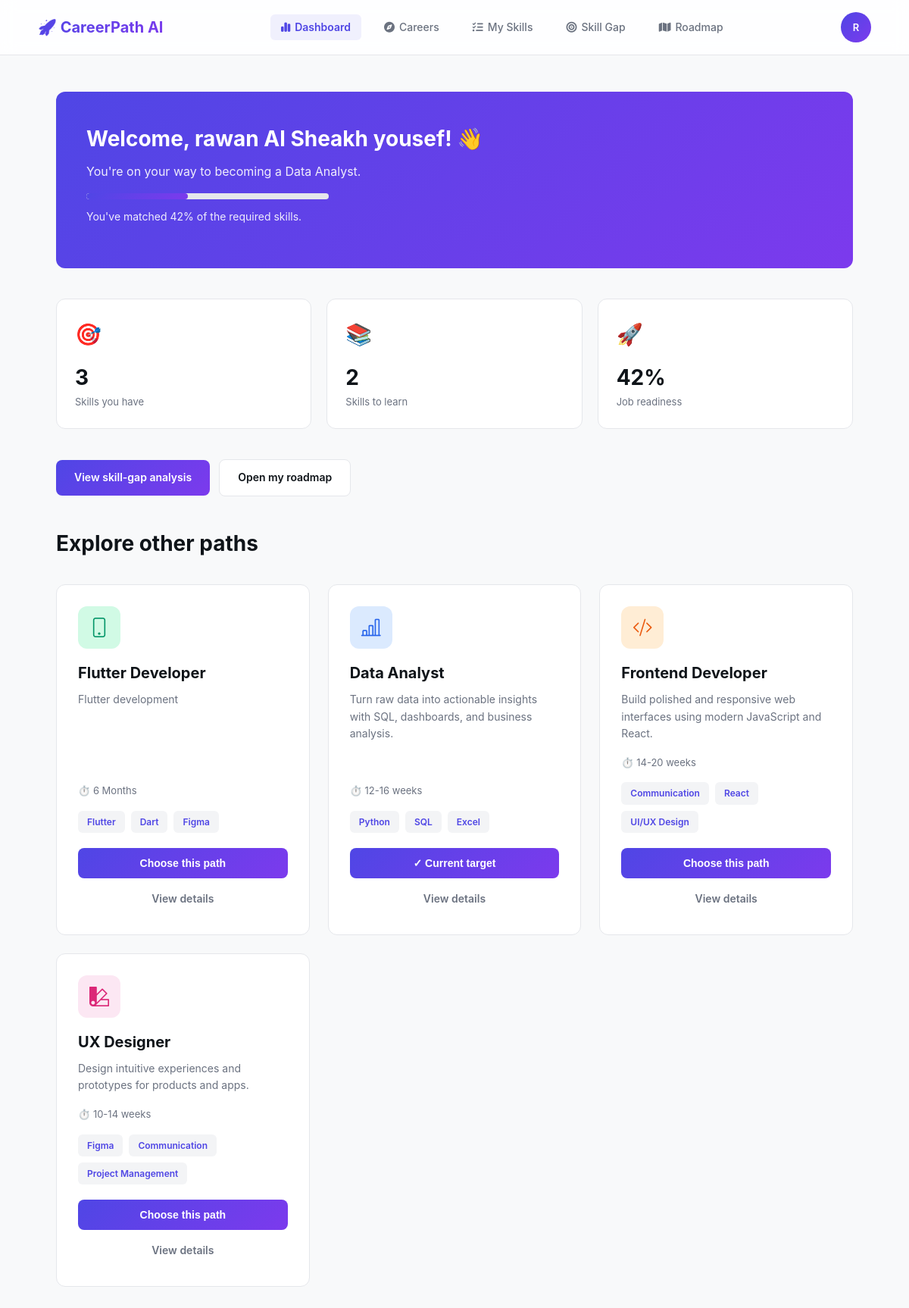
The app's page /dashboard/ (signed in) with its own data.
### accounts/models.py (models this page shows, shortened)
class User(AbstractUser):
    full_name = models.CharField(max_length=150, blank=True, null=True, verbose_name="Full Name")
    email = models.EmailField(unique=True, verbose_name="Email Address")

### careers/models.py (models this page shows, shortened)
class Career(models.Model):
    title           = models.CharField(max_length=150, unique=True)
    description     = models.TextField()
    required_skills = models.ManyToManyField(Skill, through='CareerSkill', related_name='careers')
    estimated_time  = models.CharField(max_length=50, default='6 Months')
    icon = models.CharField(max_length=30, default='bi-briefcase', blank=True)
    icon_color = models.CharField(max_length=10, choices=ICON_COLOR_CHOICES, default='default')

### skills/models.py (models this page shows, shortened)
class Skill(models.Model):
    name = models.CharField(max_length=100, unique=True)
    category = models.CharField(max_length=100, blank=True, null=True) # Technical, Soft Skill

### dashboard/views.py (the view)
# urls.py: path('dashboard/', include('dashboard.urls')),path('roadmap/', include('roadmap.urls')),
@login_required
def dashboard(request):
    user = request.user
    profile_obj, _ = UserProfile.objects.get_or_create(user=user)
    try:
        user_roadmap = UserRoadmap.objects.select_related('career').get(user=user)
        target_career = user_roadmap.career
        readiness     = user_roadmap.readiness_score or 0
    except UserRoadmap.DoesNotExist:
        target_career = None
        readiness     = 0
    matched_count = 0
    missing_count = 0
    if target_career:
        user_skill_names = set(
            UserSkill.objects.filter(user=user).values_list('skill__name', flat=True)
        )
        req_skill_names = set(
            CareerSkill.objects.filter(career=target_career).values_list('skill__name', flat=True)
        )
        matched_count = len(user_skill_names & req_skill_names)
        missing_count = len(req_skill_names - user_skill_names)
    context = {
        'profile':       profile_obj,
        'target_career': target_career,
        'readiness':     readiness,
        'matched_count': matched_count,
        'missing_count': missing_count,
        'careers':       Career.objects.all(),
    }
    return render(request, 'dashboard/dashboard.html', context)

### dashboard/templates/dashboard/dashboard.html (shortened to what this page needs)
{% extends 'dashboard/base.html' %}
{% block content %}
<div class="container">
  <div class="welcome-banner">
    <h1>Welcome, {{ request.user.full_name|default:user.username }}! 👋</h1>
    {% if target_career %}
      <p>You're on your way to becoming a {{ target_career.title }}.</p>
      <div class="progress-bar on-dark" style="max-width:320px;">
        <div class="progress-fill" style="width: {{ readiness }}%;"></div>
      </div>
      <p style="font-size:14px; margin-top:8px;">You've matched {{ readiness }}% of the required skills.</p>
    {% else %}
      <p>Choose a target career below to get your personalized skill-gap analysis and roadmap.</p>
    {% endif %}
  </div>
  {% if target_career %}
  <div class="stats-grid">
    <div class="stat-card">
      <div class="stat-icon">🎯</div>
      <div class="stat-number">{{ matched_count }}</div>
      <div class="stat-label">Skills you have</div>
    </div>
    <div class="stat-card">
      <div class="stat-icon">📚</div>
      <div class="stat-number">{{ missing_count }}</div>
      <div class="stat-label">Skills to learn</div>
    </div>
    <div class="stat-card">
      <div class="stat-icon">🚀</div>
      <div class="stat-number">{{ readiness }}%</div>
      <div class="stat-label">Job readiness</div>
    </div>
  </div>
  <div class="mt-2" style="margin-bottom: 24px; display: flex; gap: 12px; align-items: center;">
    <a href="/analysis/" class="btn-primary">View skill-gap analysis</a>
    <a href="/roadmap/" class="btn-secondary">Open my roadmap</a>
  </div>
  {% endif %}
  <h2 class="section-title">{% if target_career %}Explore other paths{% else %}Choose a career path{% endif %}</h2>
<div class="grid" style="grid-template-columns: repeat(3, 1fr); gap: 24px;">
    {% for career in careers %}
    <div class="career-card">
<div class="career-icon-badge icon-bg-{{ career.icon_color }}">
  <i class="bi {{ career.icon }}"></i>
</div>      <div class="career-title">{{ career.title }}</div>
      <div class="career-desc">{{ career.description|truncatewords:16 }}</div>
      <div class="career-meta">⏱️ {{ career.estimated_time }}</div>
      <div class="skill-tags">
        {% for skill in career.required_skills.all|slice:":3" %}
          <span class="skill-tag">{{ skill.name }}</span>
        {% endfor %}
      </div>
      <form method="post" action="/dashboard/select-career/{{ career.id }}/" class="career-generation-form">
        <button type="submit" class="btn-primary btn-full">
          {% if career == target_career %}✓ Current target{% else %}Choose this path{% endif %}
        </button>
      </form>
      <a href="/careers/{{ career.id }}/" class="btn-ghost btn-full" style="margin-top:8px;">View details</a>
    </div>
    {% empty %}
    <p>No careers yet. Run <code>python manage.py seed_data</code>.</p>
    {% endfor %}
  </div>
</div>
{% endblock %}

### dashboard/templates/dashboard/base.html (shortened to what this page needs)
{% load static %}
<!DOCTYPE html>
<html lang="en">
<head>
  <link rel="stylesheet" href="https://cdn.jsdelivr.net/npm/bootstrap-icons@1.11.3/font/bootstrap-icons.css">
  <link rel="stylesheet" href="https://cdnjs.cloudflare.com/ajax/libs/font-awesome/6.4.0/css/all.min.css">
  <link rel="stylesheet" href="{% static 'css/style.css' %}">
</head>
<body>
  {% if user.is_authenticated %}
  <nav class="navbar">
    <div class="flex-between" style="width: 100%; max-width: 1100px; margin: 0 auto; display: flex; justify-content: space-between; align-items: center; position: relative;">
      <a href="/dashboard/" class="logo">🚀 CareerPath AI</a>
      <div class="nav-links" id="navLinks">
        <a href="/dashboard/" class="{% if request.path == '/dashboard/' or request.path == '/dashboard' %}active{% endif %}">
          <i class="fa-solid fa-chart-simple" style="margin-right: 6px;"></i> Dashboard
        </a>
        <a href="/careers/" class="{% if 'careers' in request.path %}active{% endif %}">
          <i class="fa-solid fa-compass" style="margin-right: 6px;"></i> Careers
        </a>
        <a href="{% url 'skills:manage_skills' %}" class="{% if 'skills' in request.path %}active{% endif %}">
          <i class="fa-solid fa-list-check" style="margin-right: 6px;"></i> My Skills
        </a>
        <a href="/analysis/" class="{% if 'analysis' in request.path %}active{% endif %}">
          <i class="fa-solid fa-bullseye" style="margin-right: 6px;"></i> Skill Gap
        </a>
        <a href="/roadmap/" class="{% if 'roadmap' in request.path %}active{% endif %}">
          <i class="fa-solid fa-map" style="margin-right: 6px;"></i> Roadmap
        </a>
      </div>
      <div class="nav-user" style="display: flex; align-items: center; gap: 16px;">
        <div class="user-menu">
          <button class="avatar" onclick="toggleUserMenu()" style="border:none; cursor:pointer;">
            {{ user.username|slice:":1"|upper }}
          </button>
        </div>
      </div>
    </div>
  </nav>
  {% endif %}
  <main>
    {% block content %}{% endblock %}
  </main>
</body>
</html>

### records on screen
User: username "R", user.full_name "rawan Al Sheakh yousef"
Career: title "Data Analyst", description "Turn raw data into actionable insights with SQL, dashboards, and business analysis.", estimated_time "12-16 weeks", shows "✓ Current target"
Career: title "Flutter Developer", description "Flutter development", estimated_time "6 Months", shows "Choose this path"
Skill: name "Flutter"
Skill: name "Dart"
Skill: name "Figma"
Skill: name "Python"
Skill: name "SQL"
Skill: name "Excel"
Career: title "Frontend Developer", description "Build polished and responsive web interfaces using modern JavaScript and React.", estimated_time "14-20 weeks", shows "Choose this path"
Skill: name "Communication"
Skill: name "React"
Skill: name "UI/UX Design"
Career: title "UX Designer", description "Design intuitive experiences and prototypes for products and apps.", estimated_time "10-14 weeks", shows "Choose this path"
Skill: name "Project Management"

### other values on screen
{{ readiness }} "42"
{{ matched_count }} "3"
{{ missing_count }} "2"
